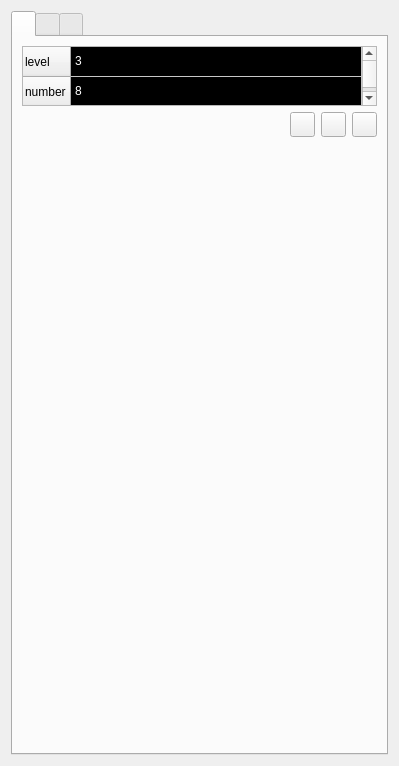
<?xml version="1.0" encoding="UTF-8"?>
<ui version="4.0">
 <class>TransportDockWidget</class>
 <widget class="QWidget" name="TransportDockWidget">
  <property name="geometry">
   <rect>
    <x>0</x>
    <y>0</y>
    <width>399</width>
    <height>766</height>
   </rect>
  </property>
  <property name="windowTitle">
   <string>Form</string>
  </property>
  <layout class="QVBoxLayout" name="verticalLayout">
   <item>
    <widget class="QTabWidget" name="tabWidget">
     <property name="currentIndex">
      <number>0</number>
     </property>
     <widget class="QWidget" name="tab">
      <attribute name="icon">
       <iconset resource="../figure/transport_wind/transportwindow.qrc">
        <normaloff>:/new/prefix1/cad.png</normaloff>:/new/prefix1/cad.png</iconset>
      </attribute>
      <attribute name="title">
       <string/>
      </attribute>
      <layout class="QVBoxLayout" name="verticalLayout_3">
       <item>
        <layout class="QVBoxLayout" name="verticalLayout_2">
         <item>
          <widget class="QTableWidget" name="tableWidget">
           <property name="sizePolicy">
            <sizepolicy hsizetype="Expanding" vsizetype="Expanding">
             <horstretch>1</horstretch>
             <verstretch>1</verstretch>
            </sizepolicy>
           </property>
           <property name="maximumSize">
            <size>
             <width>16777215</width>
             <height>60</height>
            </size>
           </property>
           <property name="font">
            <font>
             <pointsize>9</pointsize>
            </font>
           </property>
           <property name="styleSheet">
            <string notr="true">QTableWidget::item {
    padding: 1px;
    border: 0px;
    color: white;
    background-color: black;
}

QTableWidget::item:pressed, QListView::item:pressed, QTreeView::item:pressed  {
    background-color: black;
    color: white;
}

QTableWidget::item:selected:active, QTreeView::item:selected:active, QListView::item:selected:active  {
    background-color: black;
    color: white;
}</string>
           </property>
           <property name="lineWidth">
            <number>0</number>
           </property>
           <attribute name="horizontalHeaderVisible">
            <bool>false</bool>
           </attribute>
           <attribute name="horizontalHeaderCascadingSectionResizes">
            <bool>false</bool>
           </attribute>
           <attribute name="horizontalHeaderHighlightSections">
            <bool>false</bool>
           </attribute>
           <attribute name="horizontalHeaderShowSortIndicator" stdset="0">
            <bool>false</bool>
           </attribute>
           <attribute name="horizontalHeaderStretchLastSection">
            <bool>true</bool>
           </attribute>
           <attribute name="verticalHeaderVisible">
            <bool>true</bool>
           </attribute>
           <attribute name="verticalHeaderCascadingSectionResizes">
            <bool>false</bool>
           </attribute>
           <attribute name="verticalHeaderHighlightSections">
            <bool>false</bool>
           </attribute>
           <attribute name="verticalHeaderShowSortIndicator" stdset="0">
            <bool>false</bool>
           </attribute>
           <attribute name="verticalHeaderStretchLastSection">
            <bool>false</bool>
           </attribute>
           <row>
            <property name="text">
             <string>level</string>
            </property>
            <property name="font">
             <font>
              <pointsize>9</pointsize>
             </font>
            </property>
           </row>
           <row>
            <property name="text">
             <string>number</string>
            </property>
            <property name="font">
             <font>
              <pointsize>9</pointsize>
             </font>
            </property>
           </row>
           <column>
            <property name="text">
             <string>n</string>
            </property>
           </column>
           <item row="0" column="0">
            <property name="text">
             <string>3</string>
            </property>
            <property name="font">
             <font>
              <pointsize>9</pointsize>
             </font>
            </property>
           </item>
           <item row="1" column="0">
            <property name="text">
             <string>8</string>
            </property>
           </item>
          </widget>
         </item>
         <item>
          <layout class="QHBoxLayout" name="horizontalLayout_2">
           <item>
            <spacer name="horizontalSpacer">
             <property name="orientation">
              <enum>Qt::Horizontal</enum>
             </property>
             <property name="sizeHint" stdset="0">
              <size>
               <width>40</width>
               <height>20</height>
              </size>
             </property>
            </spacer>
           </item>
           <item>
            <widget class="QPushButton" name="pushButton">
             <property name="minimumSize">
              <size>
               <width>25</width>
               <height>25</height>
              </size>
             </property>
             <property name="maximumSize">
              <size>
               <width>25</width>
               <height>25</height>
              </size>
             </property>
             <property name="text">
              <string/>
             </property>
             <property name="icon">
              <iconset resource="../AMWindow.qrc">
               <normaloff>:/amwind/figure/am_wind/open.png</normaloff>:/amwind/figure/am_wind/open.png</iconset>
             </property>
            </widget>
           </item>
           <item>
            <widget class="QPushButton" name="pushButton_2">
             <property name="minimumSize">
              <size>
               <width>25</width>
               <height>25</height>
              </size>
             </property>
             <property name="maximumSize">
              <size>
               <width>25</width>
               <height>25</height>
              </size>
             </property>
             <property name="text">
              <string/>
             </property>
             <property name="icon">
              <iconset resource="../MainWindow.qrc">
               <normaloff>:/main_wind/figure/main_wind/save.png</normaloff>:/main_wind/figure/main_wind/save.png</iconset>
             </property>
            </widget>
           </item>
           <item>
            <widget class="QPushButton" name="pushButton_3">
             <property name="minimumSize">
              <size>
               <width>25</width>
               <height>25</height>
              </size>
             </property>
             <property name="maximumSize">
              <size>
               <width>25</width>
               <height>25</height>
              </size>
             </property>
             <property name="text">
              <string/>
             </property>
             <property name="icon">
              <iconset resource="../AMWindow.qrc">
               <normaloff>:/amwind/figure/am_wind/ok.png</normaloff>:/amwind/figure/am_wind/ok.png</iconset>
             </property>
            </widget>
           </item>
          </layout>
         </item>
        </layout>
       </item>
       <item>
        <spacer name="verticalSpacer">
         <property name="orientation">
          <enum>Qt::Vertical</enum>
         </property>
         <property name="sizeHint" stdset="0">
          <size>
           <width>20</width>
           <height>300</height>
          </size>
         </property>
        </spacer>
       </item>
      </layout>
     </widget>
     <widget class="QWidget" name="tab_2">
      <attribute name="icon">
       <iconset resource="../figure/transport_wind/transportwindow.qrc">
        <normaloff>:/new/prefix1/source.png</normaloff>:/new/prefix1/source.png</iconset>
      </attribute>
      <attribute name="title">
       <string/>
      </attribute>
      <layout class="QVBoxLayout" name="verticalLayout_4">
       <item>
        <layout class="QHBoxLayout" name="horizontalLayout_11">
         <item>
          <widget class="QLabel" name="label">
           <property name="font">
            <font>
             <pointsize>9</pointsize>
             <weight>50</weight>
             <bold>false</bold>
            </font>
           </property>
           <property name="text">
            <string>1. Sphere</string>
           </property>
          </widget>
         </item>
         <item>
          <widget class="QPushButton" name="pushButton_10">
           <property name="minimumSize">
            <size>
             <width>25</width>
             <height>25</height>
            </size>
           </property>
           <property name="maximumSize">
            <size>
             <width>25</width>
             <height>25</height>
            </size>
           </property>
           <property name="text">
            <string/>
           </property>
           <property name="icon">
            <iconset resource="../AMWindow.qrc">
             <normaloff>:/amwind/figure/am_wind/ok.png</normaloff>:/amwind/figure/am_wind/ok.png</iconset>
           </property>
          </widget>
         </item>
        </layout>
       </item>
       <item>
        <layout class="QHBoxLayout" name="horizontalLayout_9">
         <item>
          <widget class="QLabel" name="label_2">
           <property name="font">
            <font>
             <pointsize>9</pointsize>
            </font>
           </property>
           <property name="text">
            <string>Pu %</string>
           </property>
          </widget>
         </item>
         <item>
          <widget class="QDoubleSpinBox" name="doubleSpinBox">
           <property name="minimumSize">
            <size>
             <width>0</width>
             <height>25</height>
            </size>
           </property>
           <property name="maximumSize">
            <size>
             <width>16777215</width>
             <height>25</height>
            </size>
           </property>
           <property name="font">
            <font>
             <pointsize>9</pointsize>
            </font>
           </property>
           <property name="styleSheet">
            <string notr="true">padding-left:3px;</string>
           </property>
           <property name="value">
            <double>90.000000000000000</double>
           </property>
          </widget>
         </item>
        </layout>
       </item>
       <item>
        <layout class="QHBoxLayout" name="horizontalLayout_10">
         <item>
          <widget class="QLabel" name="label_5">
           <property name="font">
            <font>
             <pointsize>9</pointsize>
            </font>
           </property>
           <property name="text">
            <string>density</string>
           </property>
          </widget>
         </item>
         <item>
          <widget class="QDoubleSpinBox" name="doubleSpinBox_2">
           <property name="minimumSize">
            <size>
             <width>0</width>
             <height>25</height>
            </size>
           </property>
           <property name="maximumSize">
            <size>
             <width>16777215</width>
             <height>25</height>
            </size>
           </property>
           <property name="font">
            <font>
             <pointsize>9</pointsize>
            </font>
           </property>
           <property name="styleSheet">
            <string notr="true">padding-left:3px;</string>
           </property>
           <property name="value">
            <double>19.800000000000001</double>
           </property>
          </widget>
         </item>
        </layout>
       </item>
       <item>
        <layout class="QHBoxLayout" name="horizontalLayout">
         <item>
          <widget class="QLabel" name="label_3">
           <property name="font">
            <font>
             <pointsize>9</pointsize>
            </font>
           </property>
           <property name="text">
            <string>Pu 239</string>
           </property>
          </widget>
         </item>
         <item>
          <widget class="QPushButton" name="pushButton_5">
           <property name="minimumSize">
            <size>
             <width>25</width>
             <height>25</height>
            </size>
           </property>
           <property name="maximumSize">
            <size>
             <width>25</width>
             <height>25</height>
            </size>
           </property>
           <property name="text">
            <string/>
           </property>
           <property name="icon">
            <iconset resource="../FEMWindow.qrc">
             <normaloff>:/fem_wind/figure/fem_wind/unchecked.png</normaloff>
             <normalon>:/fem_wind/figure/fem_wind/checked.png</normalon>:/fem_wind/figure/fem_wind/unchecked.png</iconset>
           </property>
           <property name="checkable">
            <bool>true</bool>
           </property>
          </widget>
         </item>
        </layout>
       </item>
       <item>
        <layout class="QHBoxLayout" name="horizontalLayout_4">
         <item>
          <widget class="QLabel" name="label_4">
           <property name="font">
            <font>
             <pointsize>9</pointsize>
            </font>
           </property>
           <property name="text">
            <string>Pu 240</string>
           </property>
          </widget>
         </item>
         <item>
          <widget class="QPushButton" name="pushButton_7">
           <property name="minimumSize">
            <size>
             <width>25</width>
             <height>25</height>
            </size>
           </property>
           <property name="maximumSize">
            <size>
             <width>25</width>
             <height>25</height>
            </size>
           </property>
           <property name="text">
            <string/>
           </property>
           <property name="icon">
            <iconset resource="../FEMWindow.qrc">
             <normaloff>:/fem_wind/figure/fem_wind/unchecked.png</normaloff>
             <normalon>:/fem_wind/figure/fem_wind/checked.png</normalon>:/fem_wind/figure/fem_wind/unchecked.png</iconset>
           </property>
           <property name="checkable">
            <bool>true</bool>
           </property>
          </widget>
         </item>
        </layout>
       </item>
       <item>
        <layout class="QHBoxLayout" name="horizontalLayout_7">
         <item>
          <widget class="QLabel" name="label_6">
           <property name="font">
            <font>
             <pointsize>9</pointsize>
             <weight>50</weight>
             <bold>false</bold>
            </font>
           </property>
           <property name="text">
            <string>2. Detector</string>
           </property>
          </widget>
         </item>
         <item>
          <widget class="QPushButton" name="pushButton_11">
           <property name="minimumSize">
            <size>
             <width>25</width>
             <height>25</height>
            </size>
           </property>
           <property name="maximumSize">
            <size>
             <width>25</width>
             <height>25</height>
            </size>
           </property>
           <property name="text">
            <string/>
           </property>
           <property name="icon">
            <iconset resource="../AMWindow.qrc">
             <normaloff>:/amwind/figure/am_wind/ok.png</normaloff>:/amwind/figure/am_wind/ok.png</iconset>
           </property>
          </widget>
         </item>
        </layout>
       </item>
       <item>
        <layout class="QHBoxLayout" name="horizontalLayout_12">
         <item>
          <widget class="QLabel" name="label_7">
           <property name="font">
            <font>
             <pointsize>9</pointsize>
            </font>
           </property>
           <property name="text">
            <string>density</string>
           </property>
          </widget>
         </item>
         <item>
          <widget class="QDoubleSpinBox" name="doubleSpinBox_3">
           <property name="minimumSize">
            <size>
             <width>0</width>
             <height>25</height>
            </size>
           </property>
           <property name="maximumSize">
            <size>
             <width>16777215</width>
             <height>25</height>
            </size>
           </property>
           <property name="font">
            <font>
             <pointsize>9</pointsize>
            </font>
           </property>
           <property name="styleSheet">
            <string notr="true">padding-left:3px;</string>
           </property>
           <property name="decimals">
            <number>4</number>
           </property>
           <property name="value">
            <double>0.870000000000000</double>
           </property>
          </widget>
         </item>
        </layout>
       </item>
       <item>
        <layout class="QHBoxLayout" name="horizontalLayout_5">
         <item>
          <widget class="QLabel" name="label_8">
           <property name="font">
            <font>
             <pointsize>9</pointsize>
            </font>
           </property>
           <property name="text">
            <string>H element</string>
           </property>
          </widget>
         </item>
         <item>
          <widget class="QPushButton" name="pushButton_8">
           <property name="minimumSize">
            <size>
             <width>25</width>
             <height>25</height>
            </size>
           </property>
           <property name="maximumSize">
            <size>
             <width>25</width>
             <height>25</height>
            </size>
           </property>
           <property name="text">
            <string/>
           </property>
           <property name="icon">
            <iconset resource="../FEMWindow.qrc">
             <normaloff>:/fem_wind/figure/fem_wind/unchecked.png</normaloff>
             <normalon>:/fem_wind/figure/fem_wind/checked.png</normalon>:/fem_wind/figure/fem_wind/unchecked.png</iconset>
           </property>
           <property name="checkable">
            <bool>true</bool>
           </property>
          </widget>
         </item>
        </layout>
       </item>
       <item>
        <layout class="QHBoxLayout" name="horizontalLayout_6">
         <item>
          <widget class="QLabel" name="label_9">
           <property name="font">
            <font>
             <pointsize>9</pointsize>
            </font>
           </property>
           <property name="text">
            <string>C element</string>
           </property>
          </widget>
         </item>
         <item>
          <widget class="QPushButton" name="pushButton_9">
           <property name="minimumSize">
            <size>
             <width>25</width>
             <height>25</height>
            </size>
           </property>
           <property name="maximumSize">
            <size>
             <width>25</width>
             <height>25</height>
            </size>
           </property>
           <property name="text">
            <string/>
           </property>
           <property name="icon">
            <iconset resource="../FEMWindow.qrc">
             <normaloff>:/fem_wind/figure/fem_wind/unchecked.png</normaloff>
             <normalon>:/fem_wind/figure/fem_wind/checked.png</normalon>:/fem_wind/figure/fem_wind/unchecked.png</iconset>
           </property>
           <property name="checkable">
            <bool>true</bool>
           </property>
          </widget>
         </item>
        </layout>
       </item>
       <item>
        <layout class="QHBoxLayout" name="horizontalLayout_3">
         <item>
          <spacer name="horizontalSpacer_3">
           <property name="orientation">
            <enum>Qt::Horizontal</enum>
           </property>
           <property name="sizeHint" stdset="0">
            <size>
             <width>40</width>
             <height>20</height>
            </size>
           </property>
          </spacer>
         </item>
         <item>
          <widget class="QPushButton" name="pushButton_6">
           <property name="minimumSize">
            <size>
             <width>25</width>
             <height>25</height>
            </size>
           </property>
           <property name="maximumSize">
            <size>
             <width>25</width>
             <height>25</height>
            </size>
           </property>
           <property name="text">
            <string/>
           </property>
           <property name="icon">
            <iconset resource="../CADWindow.qrc">
             <normaloff>:/cad_wind/figure/cad_wind/selection_domain.png</normaloff>:/cad_wind/figure/cad_wind/selection_domain.png</iconset>
           </property>
           <property name="checkable">
            <bool>true</bool>
           </property>
          </widget>
         </item>
         <item>
          <widget class="QComboBox" name="comboBox">
           <property name="font">
            <font>
             <pointsize>9</pointsize>
            </font>
           </property>
           <item>
            <property name="text">
             <string>Geant4</string>
            </property>
           </item>
           <item>
            <property name="text">
             <string>OpenMC</string>
            </property>
           </item>
           <item>
            <property name="text">
             <string>MCNP</string>
            </property>
           </item>
          </widget>
         </item>
         <item>
          <widget class="QPushButton" name="pushButton_4">
           <property name="minimumSize">
            <size>
             <width>25</width>
             <height>25</height>
            </size>
           </property>
           <property name="maximumSize">
            <size>
             <width>25</width>
             <height>25</height>
            </size>
           </property>
           <property name="text">
            <string/>
           </property>
           <property name="icon">
            <iconset resource="../AMWindow.qrc">
             <normaloff>:/amwind/figure/am_wind/ok.png</normaloff>:/amwind/figure/am_wind/ok.png</iconset>
           </property>
          </widget>
         </item>
        </layout>
       </item>
       <item>
        <spacer name="verticalSpacer_2">
         <property name="orientation">
          <enum>Qt::Vertical</enum>
         </property>
         <property name="sizeHint" stdset="0">
          <size>
           <width>20</width>
           <height>40</height>
          </size>
         </property>
        </spacer>
       </item>
      </layout>
     </widget>
     <widget class="QWidget" name="tab_3">
      <attribute name="icon">
       <iconset resource="../figure/transport_wind/transportwindow.qrc">
        <normaloff>:/new/prefix1/data.png</normaloff>:/new/prefix1/data.png</iconset>
      </attribute>
      <attribute name="title">
       <string/>
      </attribute>
      <layout class="QVBoxLayout" name="verticalLayout_5">
       <item>
        <widget class="QTableWidget" name="tableWidget_2">
         <property name="minimumSize">
          <size>
           <width>0</width>
           <height>270</height>
          </size>
         </property>
         <property name="maximumSize">
          <size>
           <width>16777215</width>
           <height>270</height>
          </size>
         </property>
         <property name="font">
          <font>
           <pointsize>9</pointsize>
          </font>
         </property>
         <property name="styleSheet">
          <string notr="true">QTableWidget::item {
    padding: 1px;
    border: 0px;
    color: white;
    background-color: black;
}

QTableWidget::item:pressed, QListView::item:pressed, QTreeView::item:pressed  {
    background-color: black;
    color: white;
}

QTableWidget::item:selected:active, QTreeView::item:selected:active, QListView::item:selected:active  {
    background-color: black;
    color: white;
}</string>
         </property>
         <attribute name="horizontalHeaderVisible">
          <bool>false</bool>
         </attribute>
         <attribute name="horizontalHeaderStretchLastSection">
          <bool>true</bool>
         </attribute>
         <attribute name="verticalHeaderStretchLastSection">
          <bool>true</bool>
         </attribute>
         <row>
          <property name="text">
           <string>s_F</string>
          </property>
          <property name="font">
           <font>
            <pointsize>9</pointsize>
           </font>
          </property>
         </row>
         <row>
          <property name="text">
           <string>s_M</string>
          </property>
          <property name="font">
           <font>
            <pointsize>9</pointsize>
           </font>
          </property>
         </row>
         <row>
          <property name="text">
           <string>s_A</string>
          </property>
          <property name="font">
           <font>
            <pointsize>9</pointsize>
           </font>
          </property>
         </row>
         <row>
          <property name="text">
           <string>epsi</string>
          </property>
          <property name="font">
           <font>
            <pointsize>9</pointsize>
           </font>
          </property>
         </row>
         <row>
          <property name="text">
           <string>C_S</string>
          </property>
          <property name="font">
           <font>
            <pointsize>9</pointsize>
           </font>
          </property>
         </row>
         <row>
          <property name="text">
           <string>C_D</string>
          </property>
          <property name="font">
           <font>
            <pointsize>9</pointsize>
           </font>
          </property>
         </row>
         <row>
          <property name="text">
           <string>C_T</string>
          </property>
          <property name="font">
           <font>
            <pointsize>9</pointsize>
           </font>
          </property>
         </row>
         <row>
          <property name="text">
           <string>C_Q</string>
          </property>
          <property name="font">
           <font>
            <pointsize>9</pointsize>
           </font>
          </property>
         </row>
         <row>
          <property name="text">
           <string>m</string>
          </property>
          <property name="font">
           <font>
            <pointsize>9</pointsize>
           </font>
          </property>
         </row>
         <column>
          <property name="text">
           <string>value</string>
          </property>
         </column>
         <item row="0" column="0">
          <property name="text">
           <string>0</string>
          </property>
          <property name="font">
           <font>
            <pointsize>9</pointsize>
           </font>
          </property>
         </item>
         <item row="1" column="0">
          <property name="text">
           <string>0</string>
          </property>
          <property name="font">
           <font>
            <pointsize>9</pointsize>
           </font>
          </property>
         </item>
         <item row="2" column="0">
          <property name="text">
           <string>0</string>
          </property>
          <property name="font">
           <font>
            <pointsize>9</pointsize>
           </font>
          </property>
         </item>
         <item row="3" column="0">
          <property name="text">
           <string>0</string>
          </property>
          <property name="font">
           <font>
            <pointsize>9</pointsize>
           </font>
          </property>
         </item>
         <item row="4" column="0">
          <property name="text">
           <string>0</string>
          </property>
          <property name="font">
           <font>
            <pointsize>9</pointsize>
           </font>
          </property>
         </item>
         <item row="5" column="0">
          <property name="text">
           <string>0</string>
          </property>
          <property name="font">
           <font>
            <pointsize>9</pointsize>
           </font>
          </property>
         </item>
         <item row="6" column="0">
          <property name="text">
           <string>0</string>
          </property>
          <property name="font">
           <font>
            <pointsize>9</pointsize>
           </font>
          </property>
         </item>
         <item row="7" column="0">
          <property name="text">
           <string>0</string>
          </property>
          <property name="font">
           <font>
            <pointsize>9</pointsize>
           </font>
          </property>
         </item>
         <item row="8" column="0">
          <property name="text">
           <string>0</string>
          </property>
          <property name="font">
           <font>
            <pointsize>9</pointsize>
           </font>
          </property>
         </item>
        </widget>
       </item>
       <item>
        <spacer name="verticalSpacer_3">
         <property name="orientation">
          <enum>Qt::Vertical</enum>
         </property>
         <property name="sizeHint" stdset="0">
          <size>
           <width>20</width>
           <height>40</height>
          </size>
         </property>
        </spacer>
       </item>
      </layout>
     </widget>
    </widget>
   </item>
  </layout>
 </widget>
 <resources>
  <include location="../AMWindow.qrc"/>
  <include location="../CADWindow.qrc"/>
  <include location="../figure/transport_wind/transportwindow.qrc"/>
  <include location="../MainWindow.qrc"/>
  <include location="../FEMWindow.qrc"/>
 </resources>
 <connections/>
</ui>
